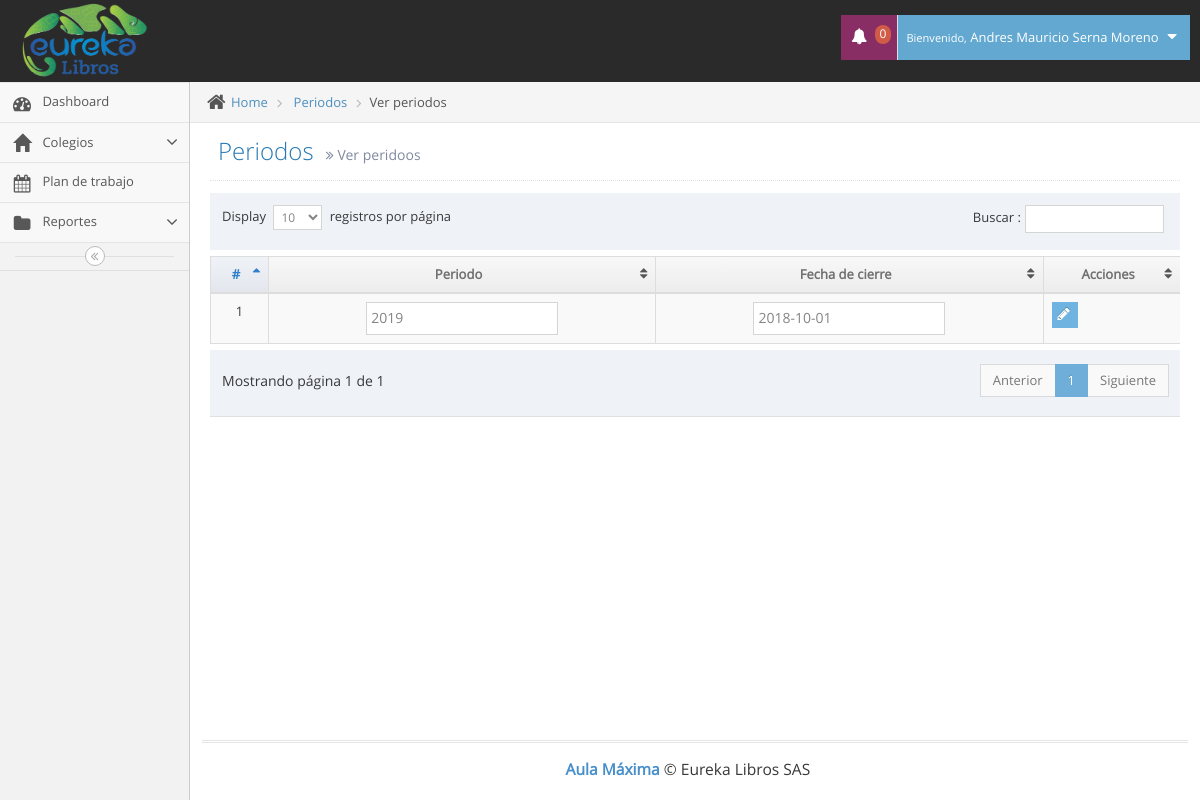
The page /ver_periodos.php (signed in) on the database as committed earlier.
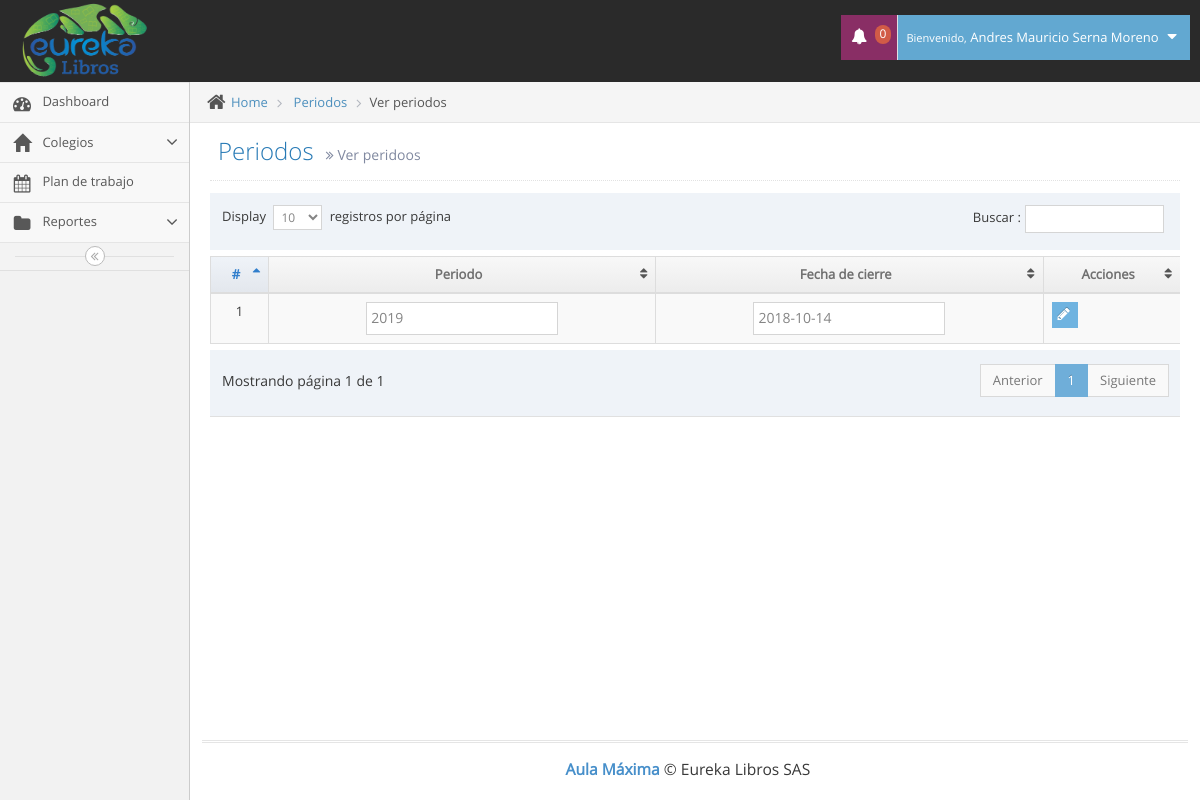
The same page on the database as committed later.
### tables this page shows
CREATE TABLE `periodos` (
  `id` int(11) NOT NULL,
  `periodo` varchar(6) NOT NULL,
  `f_cierre` date NOT NULL
);

### ver_periodos.php (the view, shortened to what this page needs)
<!DOCTYPE html>
<html lang="es">
	<head>
		<link rel="stylesheet" href="assets/css/bootstrap.min.css" />
		<link rel="stylesheet" href="assets/font-awesome/4.5.0/css/font-awesome.min.css" />
		<link rel="stylesheet" href="assets/css/jquery-ui.min.css" />
		<link rel="stylesheet" href="assets/css/bootstrap-datepicker3.min.css" />
		<link href="assets/js/dataTables/dataTables.bootstrap.css" rel="stylesheet" />
		<link rel="stylesheet" href="assets/css/ace.min.css" class="ace-main-stylesheet" id="main-ace-style" />
		<link rel="stylesheet" href="assets/css/ace-skins.min.css" />
		<link rel="stylesheet" href="assets/css/ace-rtl.min.css" />
	</head>
	<body class="no-skin">
		<?php include("template/nav.php"); ?>
		<div class="main-container ace-save-state" id="main-container">
			<?php include("template/sidebar.php"); ?>
			<div class="main-content">
				<div class="main-content-inner">
					<div class="breadcrumbs ace-save-state" id="breadcrumbs">
						<ul class="breadcrumb">
							<li>
								<i class="ace-icon fa fa-home home-icon"></i>
								<a href="#">Home</a>
							</li>
							<li>
								<a href="#">Periodos</a>
							</li>
							<li class="active">Ver periodos</li>
						</ul>
					</div>
					<div class="page-content">
						<div class="page-header">
							<h1>
								Periodos
								<small>
									<i class="ace-icon fa fa-angle-double-right"></i>
									Ver peridoos
								</small>
							</h1>
						</div>
						<div class="row">
							<div class="col-xs-12">
								<?php
                                include("conexion/bdd.php");
                                	$sql = "SELECT id, periodo, f_cierre FROM periodos";
									$req = $bdd->prepare($sql);
									$req->execute();
									$periodos = $req->fetchAll();
                            ?>
                            <div class="table-responsive">
                                <table class="table table-striped table-bordered table-hover" id="dataTables-example">
                                    <thead>
                                        <tr>
                                            <th class="center">#</th>
                                            <th class="center">Periodo</th>
                                            <th class="center">Fecha de cierre</th>
                                            <th class="center">Acciones</th>
                                        </tr>
                                    </thead>
                                    <tbody>
                                        <?php
                                        	foreach($periodos as $periodo) {
                                                echo'<tr class="odd gradeX">';
                                                echo'<form action="php/modificar_periodos.php" method="POST"><td class="center">'.$periodo["id"].'</td><input type="hidden" name="id_periodo" value="'.$periodo["id"].'">';
                                                 echo'<td class="center"><input type="text" name="periodo" value="'.$periodo["periodo"].'"></td>';
                                                echo'<td class="center"><input type="text" class="date-picker" data-date-format="yyyy-mm-dd" name="f_cierre" value="'.$periodo["f_cierre"].'"></td>';
                                                echo '<td>
														<div class="hidden-sm hidden-xs btn-group">
															<button class="btn btn-xs btn-info">
																<i class="ace-icon fa fa-pencil bigger-120"></i>
															</button>
														</div>
														<div class="hidden-md hidden-lg">
															<div class="inline pos-rel">
																<a class="btn btn-minier btn-primary dropdown-toggle" data-toggle="dropdown" data-position="auto">
																	<i class="ace-icon fa fa-cog icon-only bigger-110"></i>
																</a>
																<ul class="dropdown-menu dropdown-only-icon dropdown-yellow dropdown-menu-right dropdown-caret dropdown-close">
																	<li>
																		<button class="tooltip-success" data-rel="tooltip" title="Edit">
																			<span class="green">
																				<i class="ace-icon fa fa-pencil-square-o bigger-120"></i>
																			</span>
																		</button>
																	</li></form>
																</ul>
															</div>
														</div>
													</td>';
                                            }
                                         ?>
                            </div>
							</div>
						</div>
					</div>
				</div>
			<div class="footer">
				<div class="footer-inner">
					<div class="footer-content">
						<span class="bigger-120">
							<span class="blue bolder">Aula Máxima</span>
							 &copy; Eureka Libros SAS
						</span>
					</div>
				</div>
			</div>
	</body>
</html>

Rows that differ between the two databases and show on the page:
changed periodos id 1: f_cierre "2018-10-01" → "2018-10-14"
